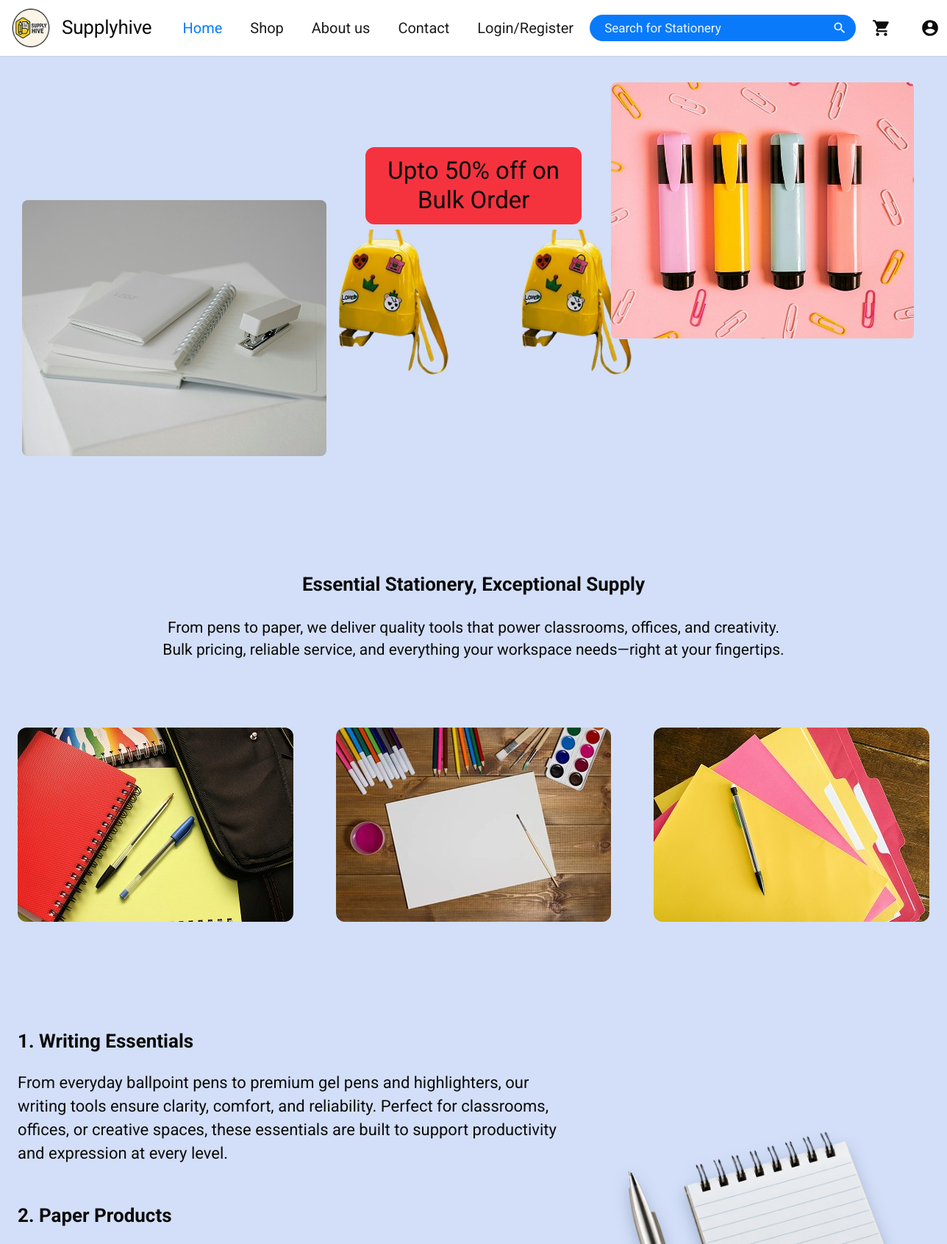
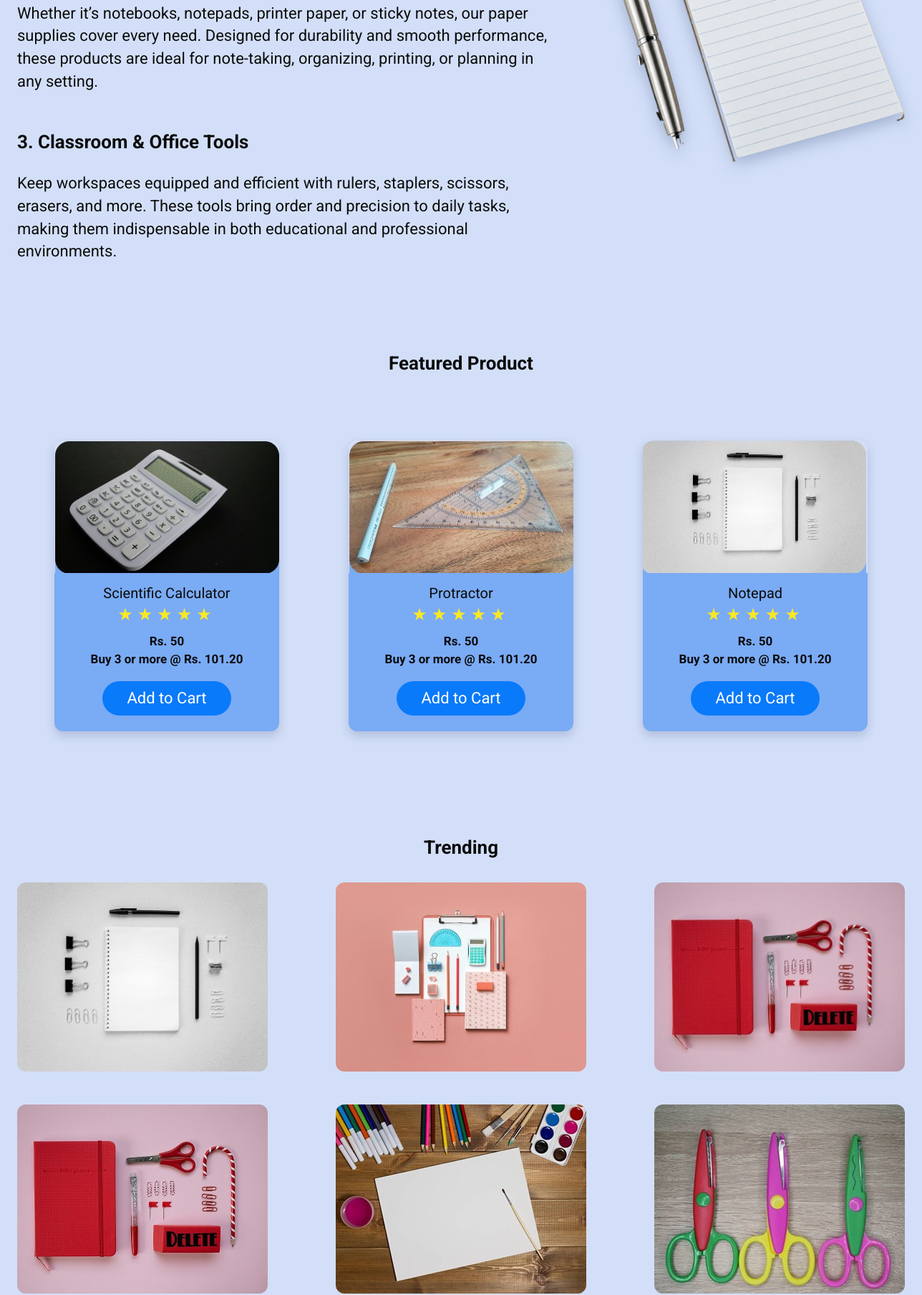
The page / (upper part) on the database its author committed (2 pictures, top to bottom).
### shop/models.py (models this page shows, shortened)
class Product(models.Model):
    code = models.CharField(max_length=50, unique=True, help_text='Stable id used by the cart, e.g. "office-1".')
    name = models.CharField(max_length=150)
    category = models.ForeignKey(Category, on_delete=models.PROTECT, related_name="products")
    price = models.DecimalField(max_digits=8, decimal_places=2)
    offer_text = models.CharField(max_length=150, blank=True)
    rating = models.PositiveSmallIntegerField(
        default=5, validators=[MinValueValidator(1), MaxValueValidator(5)]
    )
    image = models.ImageField(upload_to="products/")
    tagline = models.CharField(max_length=200, blank=True)
    description = models.TextField(blank=True)
    key_features = models.TextField(blank=True, help_text="One feature per line.")
    is_featured = models.BooleanField(default=False)
    is_back_to_school = models.BooleanField(default=False)
    display_order = models.PositiveIntegerField(default=0)
    created_at = models.DateTimeField(auto_now_add=True)
    class Meta:
        ordering = ["category__display_order", "display_order", "name"]
        verbose_name_plural = "products"
    @property
    def offer_line(self):
        return self.offer_text

class TrendingImage(models.Model):
    image = models.ImageField(upload_to="trending/")
    caption = models.CharField(max_length=150, blank=True)
    display_order = models.PositiveIntegerField(default=0)
    class Meta:
        ordering = ["display_order", "id"]
        verbose_name_plural = "trending images"

### shop/views.py (the view)
# urls.py: path("", views.home, name="home"),
def home(request):
    return render(
        request,
        "pages/home.html",
        {
            "active": "home",
            "featured": Product.objects.filter(is_featured=True).select_related("category"),
            "back_to_school": Product.objects.filter(is_back_to_school=True).select_related("category"),
            "category_cards": content.HOME_CATEGORY_CARDS,
            "highlights": content.HOME_HIGHLIGHTS,
            "trending": TrendingImage.objects.all(),
            "testimonial": Testimonial.objects.filter(is_active=True).first(),
            "team": TeamMember.objects.all(),
            "team_intro": content.TEAM_INTRO,
        },
    )

### shop/cart.py (called while the page is built)
def count(request):
    return sum(request.session.get(CART_SESSION_KEY, {}).values())

### shop/context_processors.py (called while the page is built)
def cart_summary(request):
    return {
        "cart_count": cart_service.count(request),
        "nav_categories": Category.objects.all(),
        "footer_columns": content.FOOTER_COLUMNS,
    }

### templates/pages/home.html (shortened to what this page needs)
{% extends "base.html" %}
{% load static %}
{% block content %}
<section class="home-hero">
  <div class="home-hero__left">
    <img src="{% static 'img/hero-notebooks.jpg' %}" alt="Stacked notebooks and a stapler">
  </div>
  <div class="home-hero__mid">
    <p class="home-hero__badge">Upto 50% off on Bulk Order</p>
    <div class="home-hero__bags">
      <img src="{% static 'img/hero-backpack.jpg' %}" alt="Yellow school backpack">
      <img src="{% static 'img/hero-backpack.jpg' %}" alt="Yellow school backpack">
    </div>
  </div>
  <div class="home-hero__right">
    <img src="{% static 'img/hero-highlighters.jpg' %}" alt="Pastel highlighters on a pink background">
  </div>
</section>
<section class="container home-intro">
  <h1>Essential Stationery, Exceptional Supply</h1>
  <p>From pens to paper, we deliver quality tools that power classrooms, offices, and creativity.<br>
     Bulk pricing, reliable service, and everything your workspace needs&mdash;right at your fingertips.</p>
</section>
<section class="container">
  <div class="cat-strip">
    {% for card in category_cards %}
      <a href="{% url 'category' card.url %}"><img src="{% static card.image %}" alt="{{ card.alt }}"></a>
    {% endfor %}
  </div>
</section>
<section class="container highlights">
  <div class="highlights__text">
    {% for item in highlights %}
      <div class="highlights__item">
        <h2>{{ item.title }}</h2>
        <p>{{ item.body }}</p>
      </div>
    {% endfor %}
  </div>
  <div class="highlights__art" aria-hidden="true">
    <img src="{% static 'img/home-notepad.png' %}" alt="">
  </div>
</section>
<section class="container section">
  <h2 class="section__title section__title--spaced">Featured Product</h2>
  <div class="product-grid product-grid--home">
    {% for product in featured %}{% include "partials/product_card.html" %}{% endfor %}
  </div>
</section>
<section class="container section">
  <h2 class="section__title">Trending</h2>
  <div class="trending-grid">
    {% for image in trending %}
      <a href="{% url 'shop' %}"><img src="{{ image.image.url }}" alt="{{ image.caption|default:'Trending stationery set' }}" loading="lazy"></a>
    {% endfor %}
  </div>
</section>
{% endblock %}

### templates/partials/product_card.html (shortened to what this page needs)
<article class="card">
  <a class="card__media" href="{% url 'product_detail' product.code %}">
    <img src="{{ product.image.url }}" alt="{{ product.name }}" loading="lazy">
  </a>
  <div class="card__body">
    <h3 class="card__title"><a href="{% url 'product_detail' product.code %}">{{ product.name }}</a></h3>
    <p class="card__stars" aria-label="Rated {{ product.rating }} out of 5">
      {% for _ in "12345" %}<span aria-hidden="true">&#9733;</span>{% endfor %}
    </p>
    <p class="card__price">Rs. {{ product.price|floatformat:"-2" }}</p>
    <p class="card__offer">{{ product.offer_line }}</p>
    <form method="post" action="{% url 'cart_add' product.code %}" class="card__form">
      <button type="submit" class="btn btn--pill js-add-to-cart">Add to Cart</button>
    </form>
  </div>
</article>

### static/css/style.css (style rules this page uses)
:root { --blue: #097afa; --blue-soft: #7aabf5; --blue-pale: #d3dff8; --white: #ffffff; --ink: #0b0b0b; --ink-soft: #1c1c1c; --muted: #8a8f98; --star: #fae823; --green: #17b526; --red: #f5333f; --font: "Roboto", "Helvetica Neue", Arial, sans-serif; --font-slab: "Roboto Slab", Georgia, serif; --container: 1312px; --nav-h: 76px; --radius-sm: 8px; --radius: 12px; --radius-lg: 20px; --shadow-card: 0 6px 14px rgba(13, 38, 92, 0.18); }
*, *::before, *::after { box-sizing: border-box; }
html { -webkit-text-size-adjust: 100%; scroll-behavior: smooth; }
body { margin: 0; background: var(--blue-pale); color: var(--ink); font-family: var(--font); font-size: 21px; line-height: 1.45; -webkit-font-smoothing: antialiased; }
img { max-width: 100%; display: block; }
a { color: inherit; text-decoration: none; }
h1, h2, h3, h4, p { margin: 0; }
button { font: inherit; cursor: pointer; }
.container { width: min(100% - 48px, var(--container)); margin-inline: auto; }
.section { padding: 72px 0; }
.section__title { font-size: 26px; font-weight: 700; text-align: center; margin-bottom: 30px; }
.section__title--spaced { margin-bottom: 88px; }
.home-hero { position: relative; max-width: 1440px; margin-inline: auto; height: 624px; }
.home-hero__left, .home-hero__right, .home-hero__mid { position: absolute; }
.home-hero__left { left: 2.36%; top: 196px; width: 32.08%; }
.home-hero__left img { width: 100%; height: 348px; object-fit: cover; border-radius: var(--radius-sm); }
.home-hero__right { left: 64.51%; top: 36px; width: 32.01%; }
.home-hero__right img { width: 100%; height: 349px; object-fit: cover; border-radius: var(--radius-sm); }
.home-hero__mid { left: 35.76%; top: 124px; width: 30.2%; }
.home-hero__badge { position: relative; z-index: 2; width: 75.6%; margin-left: 9.4%; background: var(--red); color: var(--ink); font-size: 33px; line-height: 1.22; text-align: center; border-radius: var(--radius); padding: 12px 16px; }
.home-hero__bags { display: flex; gap: 23.8%; margin-top: -16px; }
.home-hero__bags img { width: 40.2%; height: 255px; object-fit: contain; }
.home-intro { text-align: center; max-width: 1000px; margin: 76px auto 0; }
.home-intro h1 { font-size: 26px; font-weight: 700; margin-bottom: 24px; }
.home-intro p { font-size: 21px; }
.cat-strip { display: grid; grid-template-columns: repeat(3, 1fr); gap: 58px; margin-top: 90px; }
.cat-strip img { width: 100%; height: 264px; object-fit: cover; border-radius: var(--radius); }
.highlights { position: relative; margin-top: 144px; min-height: 460px; }
.highlights__text { max-width: 830px; }
.highlights__item { margin-bottom: 50px; }
.highlights__item h2 { font-size: 26px; font-weight: 700; margin-bottom: 22px; }
.highlights__item p { font-size: 22px; max-width: 745px; }
.highlights__art { position: absolute; right: 0; top: 50%; transform: translateY(-50%); width: min(430px, calc(100% - 830px)); pointer-events: none; }
.highlights__art img { display: block; width: 100%; opacity: 1; filter: drop-shadow(0 8px 10px rgba(13, 38, 92, 0.25)); }
.product-grid { display: grid; grid-template-columns: repeat(3, 1fr); gap: 98px 97px; max-width: 1136px; margin-inline: auto; }
.product-grid--home { gap: 60px 97px; }
.card { background: var(--blue-soft); border-radius: var(--radius); overflow: hidden; display: flex; flex-direction: column; box-shadow: var(--shadow-card); transition: transform 0.18s ease, box-shadow 0.18s ease; }
.card__media { background: var(--white); }
.card__media img { width: 100%; height: 185px; object-fit: cover; }
.card__body { padding: 14px 16px 22px; text-align: center; }
.card__title { font-size: 20px; font-weight: 400; }
.card__stars { color: var(--star); font-size: 24px; letter-spacing: 6px; line-height: 1.1; margin: 2px 0 12px; }
.card__price { font-size: 17px; font-weight: 700; }
.card__offer { font-size: 17px; font-weight: 700; margin-bottom: 18px; }
.card__form { display: flex; justify-content: center; }
.btn { display: inline-block; border: 0; background: var(--blue); color: #fff; font-size: 22px; font-weight: 400; padding: 8px 34px; border-radius: var(--radius-sm); transition: background 0.16s ease, transform 0.16s ease; }
.btn--pill { border-radius: 999px; }
.trending-grid { display: grid; grid-template-columns: repeat(3, 1fr); gap: 46px 95px; }
.trending-grid a { display: block; border-radius: var(--radius); overflow: hidden; }
.trending-grid img { width: 100%; height: 264px; object-fit: cover; transition: transform 0.3s ease; }
.card__media { display: block; }

### rows shown on the page
Product: image (picture), name "Scientific Calculator", price "50", offer_line "Buy 3 or more @ Rs. 101.20"
Product: image (picture), name "Protractor", price "50", offer_line "Buy 3 or more @ Rs. 101.20"
Product: image (picture), name "Notepad", price "50", offer_line "Buy 3 or more @ Rs. 101.20"
TrendingImage: image (picture)
TrendingImage: image (picture)
TrendingImage: image (picture)
TrendingImage: image (picture)
TrendingImage: image (picture)
TrendingImage: image (picture)

### other values the page prints
{{ item.title }} "1. Writing Essentials" "2. Paper Products" "3. Classroom & Office Tools"
